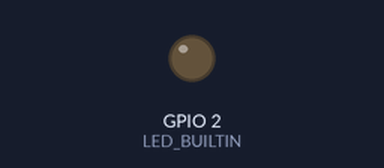
Recording of a sketch running on a simulated ESP8266 (NodeMCU). Parts: output pins drawn as LEDs (lit = HIGH, except the on-board LED, lit = LOW). Random numbers use the default seed unless the sketch sets one; what the sketch prints to the serial monitor is not drawn.

Above: at 5.0 s.
Timing chart, 0 to 13.0 s (numbered marks = the images above):
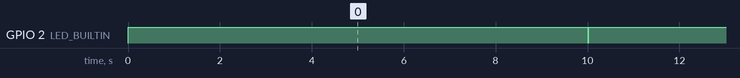

Measured:
- by itself, GPIO 2 (LED_BUILTIN): alternates HIGH for 10.0 s and LOW for 0.01 s

The sketch:

Freader_AIO_Client.ino
```cpp
#include <espnow.h>
#include <ESP8266WiFi.h>

uint8_t globalMac[] = {0xFF, 0xFF, 0xFF, 0xFF, 0xFF, 0xFF};

typedef struct message_struct {
  uint8_t rfid[4];
} message_struct;

message_struct msg;

#define LED_BUILTIN 2

void onSent(uint8_t *mac_addr, uint8_t sendStatus) {
  Serial.println("Status:");
  Serial.println(sendStatus);
}

void setup() {
  WiFi.mode(WIFI_STA);

  Serial.begin(115200);
  if (esp_now_init() != 0) {
    Serial.println("Problem during ESP-NOW init");
    return;
  }

  esp_now_set_self_role(ESP_NOW_ROLE_CONTROLLER);
  esp_now_add_peer(globalMac, ESP_NOW_ROLE_SLAVE, 1, NULL, 0);
  esp_now_register_send_cb(onSent);

  pinMode(LED_BUILTIN, OUTPUT);
}

void loop() {
  sendTag(random(0, 255), random(0, 255), random(0, 255), random(0, 255));
  digitalWrite(LED_BUILTIN, LOW);
  delay(10);
  digitalWrite(LED_BUILTIN, HIGH);
  delay(10000);
}

void sendTag(uint8_t a, uint8_t b, uint8_t c, uint8_t d) {
  msg.rfid[0] = a;
  msg.rfid[1] = b;
  msg.rfid[2] = c;
  msg.rfid[3] = d;

  Serial.print("Sending ");
  Serial.print(msg.rfid[0], HEX);
  Serial.print(msg.rfid[1], HEX);
  Serial.print(msg.rfid[2], HEX);
  Serial.println(msg.rfid[3], HEX);
  esp_now_send(NULL, (uint8_t *) &msg, sizeof(msg));
}
```
